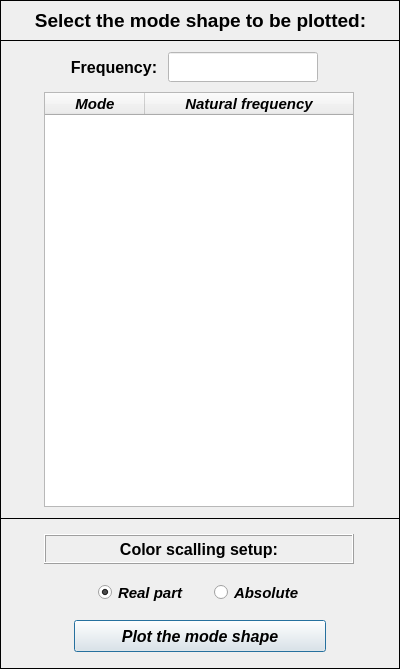
<?xml version="1.0" encoding="UTF-8"?>
<ui version="4.0">
 <class>Dialog</class>
 <widget class="QDialog" name="Dialog">
  <property name="windowModality">
   <enum>Qt::NonModal</enum>
  </property>
  <property name="geometry">
   <rect>
    <x>0</x>
    <y>0</y>
    <width>400</width>
    <height>669</height>
   </rect>
  </property>
  <property name="sizePolicy">
   <sizepolicy hsizetype="Fixed" vsizetype="Fixed">
    <horstretch>0</horstretch>
    <verstretch>0</verstretch>
   </sizepolicy>
  </property>
  <property name="minimumSize">
   <size>
    <width>400</width>
    <height>669</height>
   </size>
  </property>
  <property name="maximumSize">
   <size>
    <width>400</width>
    <height>669</height>
   </size>
  </property>
  <property name="contextMenuPolicy">
   <enum>Qt::DefaultContextMenu</enum>
  </property>
  <property name="windowTitle">
   <string>Plot mode shapes</string>
  </property>
  <property name="windowIcon">
   <iconset>
    <normaloff>../../../../../../Downloads/load - Copia.png</normaloff>../../../../../../Downloads/load - Copia.png</iconset>
  </property>
  <property name="whatsThis">
   <string/>
  </property>
  <widget class="QFrame" name="frame_2">
   <property name="geometry">
    <rect>
     <x>0</x>
     <y>40</y>
     <width>400</width>
     <height>479</height>
    </rect>
   </property>
   <property name="sizeIncrement">
    <size>
     <width>400</width>
     <height>0</height>
    </size>
   </property>
   <property name="baseSize">
    <size>
     <width>400</width>
     <height>0</height>
    </size>
   </property>
   <property name="frameShape">
    <enum>QFrame::Box</enum>
   </property>
   <property name="frameShadow">
    <enum>QFrame::Plain</enum>
   </property>
   <widget class="QTreeWidget" name="treeWidget">
    <property name="geometry">
     <rect>
      <x>44</x>
      <y>52</y>
      <width>310</width>
      <height>415</height>
     </rect>
    </property>
    <property name="minimumSize">
     <size>
      <width>310</width>
      <height>415</height>
     </size>
    </property>
    <property name="maximumSize">
     <size>
      <width>310</width>
      <height>415</height>
     </size>
    </property>
    <property name="font">
     <font>
      <family>Arial</family>
      <pointsize>11</pointsize>
      <weight>75</weight>
      <italic>true</italic>
      <bold>true</bold>
     </font>
    </property>
    <column>
     <property name="text">
      <string>Mode</string>
     </property>
     <property name="font">
      <font>
       <family>Arial</family>
       <pointsize>11</pointsize>
       <weight>75</weight>
       <italic>true</italic>
       <bold>true</bold>
      </font>
     </property>
     <property name="textAlignment">
      <set>AlignCenter</set>
     </property>
    </column>
    <column>
     <property name="text">
      <string notr="true">Natural frequency</string>
     </property>
     <property name="font">
      <font>
       <family>Arial</family>
       <pointsize>11</pointsize>
       <weight>75</weight>
       <italic>true</italic>
       <bold>true</bold>
      </font>
     </property>
     <property name="textAlignment">
      <set>AlignCenter</set>
     </property>
    </column>
   </widget>
   <widget class="QLineEdit" name="lineEdit_natural_frequency">
    <property name="enabled">
     <bool>false</bool>
    </property>
    <property name="geometry">
     <rect>
      <x>168</x>
      <y>12</y>
      <width>150</width>
      <height>30</height>
     </rect>
    </property>
    <property name="minimumSize">
     <size>
      <width>0</width>
      <height>30</height>
     </size>
    </property>
    <property name="maximumSize">
     <size>
      <width>16777215</width>
      <height>30</height>
     </size>
    </property>
    <property name="font">
     <font>
      <family>Arial</family>
      <pointsize>12</pointsize>
      <weight>75</weight>
      <italic>true</italic>
      <bold>true</bold>
     </font>
    </property>
    <property name="styleSheet">
     <string notr="true">background-color: rgb(255, 255, 255);
color: rgb(0, 0, 255);</string>
    </property>
    <property name="alignment">
     <set>Qt::AlignCenter</set>
    </property>
   </widget>
   <widget class="QLabel" name="label_4">
    <property name="geometry">
     <rect>
      <x>64</x>
      <y>12</y>
      <width>100</width>
      <height>30</height>
     </rect>
    </property>
    <property name="minimumSize">
     <size>
      <width>0</width>
      <height>30</height>
     </size>
    </property>
    <property name="maximumSize">
     <size>
      <width>16777215</width>
      <height>30</height>
     </size>
    </property>
    <property name="font">
     <font>
      <family>Arial</family>
      <pointsize>12</pointsize>
      <weight>75</weight>
      <bold>true</bold>
     </font>
    </property>
    <property name="text">
     <string>Frequency:</string>
    </property>
    <property name="alignment">
     <set>Qt::AlignCenter</set>
    </property>
   </widget>
  </widget>
  <widget class="QFrame" name="frame">
   <property name="geometry">
    <rect>
     <x>0</x>
     <y>0</y>
     <width>400</width>
     <height>41</height>
    </rect>
   </property>
   <property name="minimumSize">
    <size>
     <width>400</width>
     <height>0</height>
    </size>
   </property>
   <property name="maximumSize">
    <size>
     <width>400</width>
     <height>16777215</height>
    </size>
   </property>
   <property name="frameShape">
    <enum>QFrame::Box</enum>
   </property>
   <property name="frameShadow">
    <enum>QFrame::Plain</enum>
   </property>
   <property name="lineWidth">
    <number>1</number>
   </property>
   <widget class="QLabel" name="label">
    <property name="geometry">
     <rect>
      <x>10</x>
      <y>4</y>
      <width>381</width>
      <height>33</height>
     </rect>
    </property>
    <property name="font">
     <font>
      <family>Arial</family>
      <pointsize>14</pointsize>
      <weight>75</weight>
      <italic>false</italic>
      <bold>true</bold>
     </font>
    </property>
    <property name="text">
     <string>Select the mode shape to be plotted:</string>
    </property>
    <property name="textFormat">
     <enum>Qt::AutoText</enum>
    </property>
    <property name="alignment">
     <set>Qt::AlignCenter</set>
    </property>
   </widget>
  </widget>
  <widget class="QFrame" name="frame_3">
   <property name="geometry">
    <rect>
     <x>0</x>
     <y>518</y>
     <width>400</width>
     <height>151</height>
    </rect>
   </property>
   <property name="frameShape">
    <enum>QFrame::Box</enum>
   </property>
   <property name="frameShadow">
    <enum>QFrame::Plain</enum>
   </property>
   <widget class="QWidget" name="horizontalLayoutWidget">
    <property name="geometry">
     <rect>
      <x>88</x>
      <y>60</y>
      <width>237</width>
      <height>29</height>
     </rect>
    </property>
    <layout class="QHBoxLayout" name="horizontalLayout">
     <item>
      <widget class="QRadioButton" name="radioButton_first_node">
       <property name="enabled">
        <bool>true</bool>
       </property>
       <property name="minimumSize">
        <size>
         <width>100</width>
         <height>21</height>
        </size>
       </property>
       <property name="maximumSize">
        <size>
         <width>100</width>
         <height>21</height>
        </size>
       </property>
       <property name="font">
        <font>
         <family>Arial</family>
         <pointsize>11</pointsize>
         <weight>75</weight>
         <italic>true</italic>
         <bold>true</bold>
         <stylestrategy>PreferAntialias</stylestrategy>
        </font>
       </property>
       <property name="focusPolicy">
        <enum>Qt::ClickFocus</enum>
       </property>
       <property name="text">
        <string>Real part</string>
       </property>
       <property name="checked">
        <bool>true</bool>
       </property>
      </widget>
     </item>
     <item>
      <widget class="QRadioButton" name="radioButton_last_node">
       <property name="minimumSize">
        <size>
         <width>100</width>
         <height>21</height>
        </size>
       </property>
       <property name="maximumSize">
        <size>
         <width>100</width>
         <height>21</height>
        </size>
       </property>
       <property name="font">
        <font>
         <family>Arial</family>
         <pointsize>11</pointsize>
         <weight>75</weight>
         <italic>true</italic>
         <bold>true</bold>
         <stylestrategy>PreferAntialias</stylestrategy>
        </font>
       </property>
       <property name="focusPolicy">
        <enum>Qt::ClickFocus</enum>
       </property>
       <property name="text">
        <string>Absolute</string>
       </property>
       <property name="checked">
        <bool>false</bool>
       </property>
      </widget>
     </item>
    </layout>
   </widget>
   <widget class="QLabel" name="label_6">
    <property name="geometry">
     <rect>
      <x>44</x>
      <y>16</y>
      <width>310</width>
      <height>30</height>
     </rect>
    </property>
    <property name="minimumSize">
     <size>
      <width>310</width>
      <height>30</height>
     </size>
    </property>
    <property name="maximumSize">
     <size>
      <width>310</width>
      <height>30</height>
     </size>
    </property>
    <property name="font">
     <font>
      <family>Arial</family>
      <pointsize>12</pointsize>
      <weight>75</weight>
      <italic>false</italic>
      <bold>true</bold>
     </font>
    </property>
    <property name="frameShape">
     <enum>QFrame::Box</enum>
    </property>
    <property name="frameShadow">
     <enum>QFrame::Raised</enum>
    </property>
    <property name="midLineWidth">
     <number>0</number>
    </property>
    <property name="text">
     <string>Color scalling setup:</string>
    </property>
    <property name="alignment">
     <set>Qt::AlignCenter</set>
    </property>
   </widget>
   <widget class="QPushButton" name="pushButton">
    <property name="geometry">
     <rect>
      <x>74</x>
      <y>102</y>
      <width>252</width>
      <height>32</height>
     </rect>
    </property>
    <property name="minimumSize">
     <size>
      <width>252</width>
      <height>32</height>
     </size>
    </property>
    <property name="maximumSize">
     <size>
      <width>252</width>
      <height>55</height>
     </size>
    </property>
    <property name="font">
     <font>
      <family>Arial</family>
      <pointsize>12</pointsize>
      <weight>75</weight>
      <italic>true</italic>
      <bold>true</bold>
     </font>
    </property>
    <property name="text">
     <string>Plot the mode shape</string>
    </property>
   </widget>
  </widget>
 </widget>
 <resources/>
 <connections/>
</ui>
